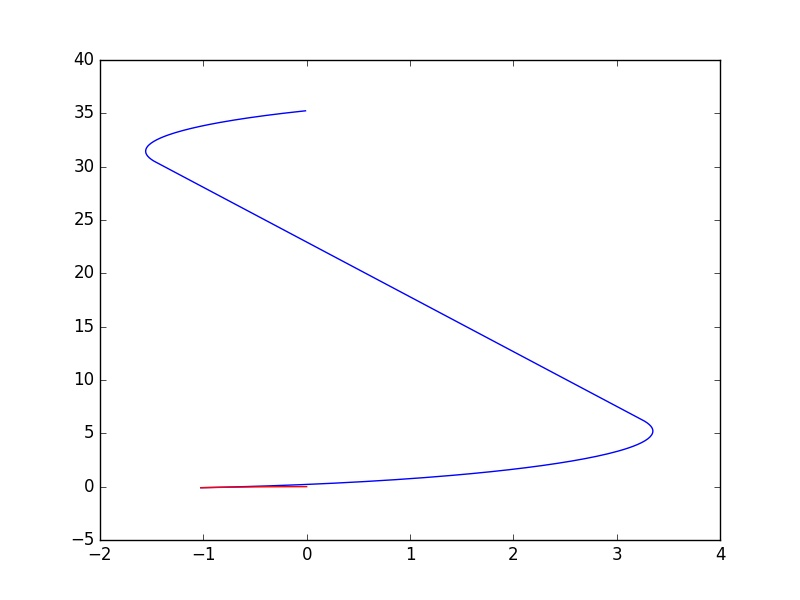

This figure's Python source:
import numpy as np
import matplotlib.pyplot as plt
import string

x_f, y_f, x_b, y_b, d = [], [], [], [], []
with open("./build/path.txt") as A:
    for eachline in A:
        tmp = eachline.split()
        d = (string.atof(tmp[3]))

        if(d > 0.0):
            x_f.append(string.atof(tmp[0]))
            y_f.append(string.atof(tmp[1]))
        else:

            x_b.append(string.atof(tmp[0]))
            y_b.append(string.atof(tmp[1]))
plt.figure()
plt.plot(x_f, y_f, "b")
plt.plot(x_b, y_b, "r")

plt.savefig("plot.jpg")
